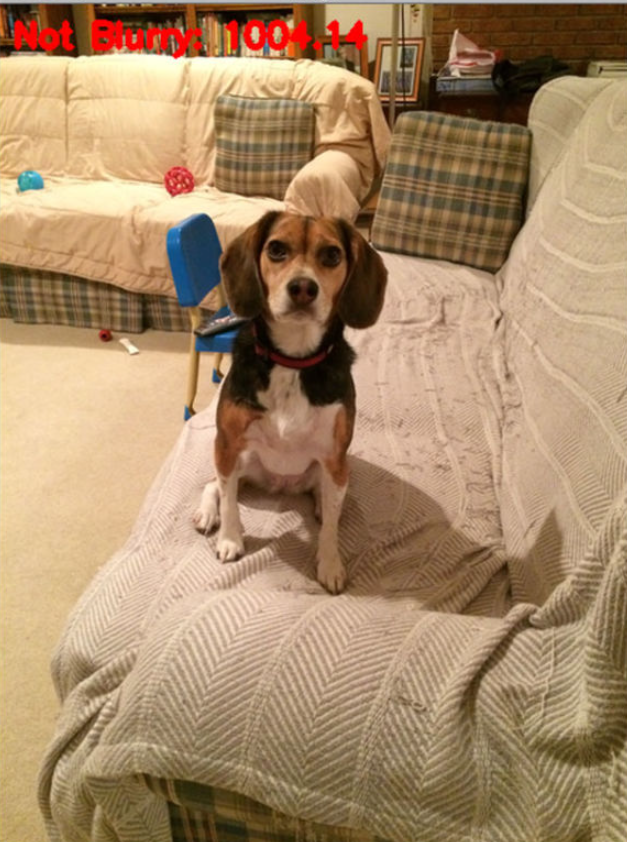
#> input picture lang/programming/python/opencv/模糊检测/normal.png, 627 x 842 px; its folder holds only this picture in this run
$ python detect_blur.py   (older library calls are emulated)
#> lines starting #> are read from the running program, lines starting #| are printed output that depends on the picture; after the words box and inside, x2 and y2 are one past the last pixel; in counts of white or black regions, pixels touching at a corner belong together
# detect_blur.py
# https://yanshilin.xyz/%e4%bd%bf%e7%94%a8opencv%e5%af%b9%e6%89%8b%e6%9c%ba%e4%b8%ad%e7%85%a7%e7%89%87%e8%bf%9b%e8%a1%8c%e6%a8%a1%e7%b3%8a%e6%a3%80%e6%b5%8b/
# import the necessary packages
from imutils import paths
import argparse
import cv2
import numpy as np

def variance_of_laplacian(image):
  # compute the Laplacian of the image and then return the focus
  # measure, which is simply the variance of the Laplacian
  return cv2.Laplacian(image, cv2.CV_64F).var()

# construct the argument parse and parse the arguments
ap = argparse.ArgumentParser()
ap.add_argument("-i", "--images", required=False, default=r"D:\GitHub\doc\lang\programming\python\opencv\模糊检测",
  help="path to input directory of images")
ap.add_argument("-t", "--threshold", type=float, default=100.0,
  help="focus measures that fall below this value will be considered 'blurry'")

args = vars(ap.parse_args())


# loop over the input images
for imagePath in paths.list_images(args["images"]):
  # load the image, convert it to grayscale, and compute the
  # focus measure of the image using the Variance of Laplacian
  # method

  """
  虽然python 3 使用统一编码解决了中文字符串的问题, 但在使用opencv中imread函数读取中文路径图像文件时仍会报错
  此时可借助于numpy 先将文件数据读取出来, 然后使用opencv中imdecode函数将其解码成图像数据。此方法对python 2 和3均使用。
  """
  image = cv2.imdecode(np.fromfile(imagePath, dtype=np.uint8), -1)
#> image is the input picture: shape (842, 627, 4); mean B, G, R, A 104.9, 138, 168.1, 255

  # image = cv2.imread(imagePath)
  gray = cv2.cvtColor(image, cv2.COLOR_BGR2GRAY)
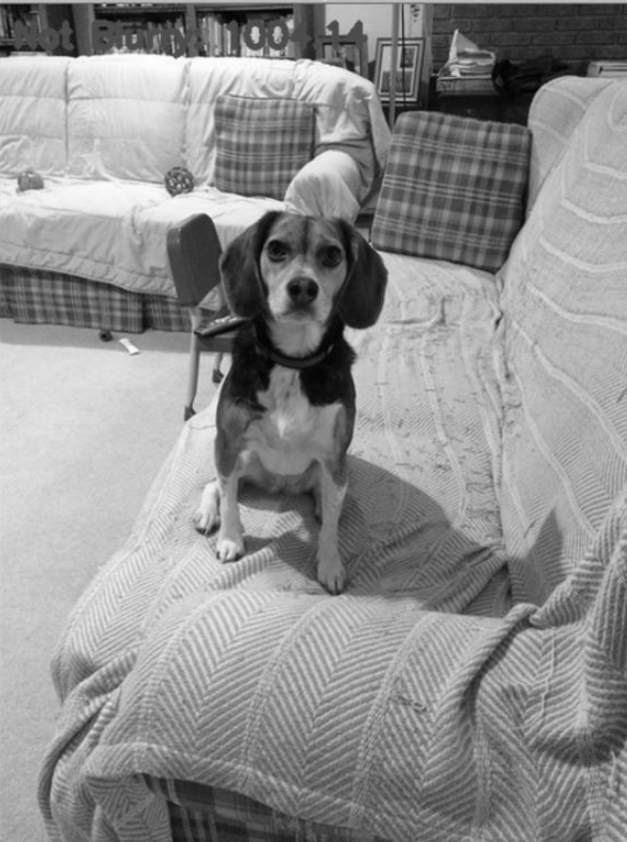
#> gray: shape (842, 627); min 2, max 253, mean 143.2
  fm = variance_of_laplacian(gray)
#> fm = 122.4
  text = "Not Blurry"
  # if the focus measure is less than the supplied threshold,
  # then the image should be considered "blurry"
  if fm < args["threshold"]:
    text = "Blurry"
  # show the image
  cv2.putText(image, "{}: {:.2f}".format(text, fm), (10, 30),
    cv2.FONT_HERSHEY_SIMPLEX, 0.8, (0, 0, 255), 3)
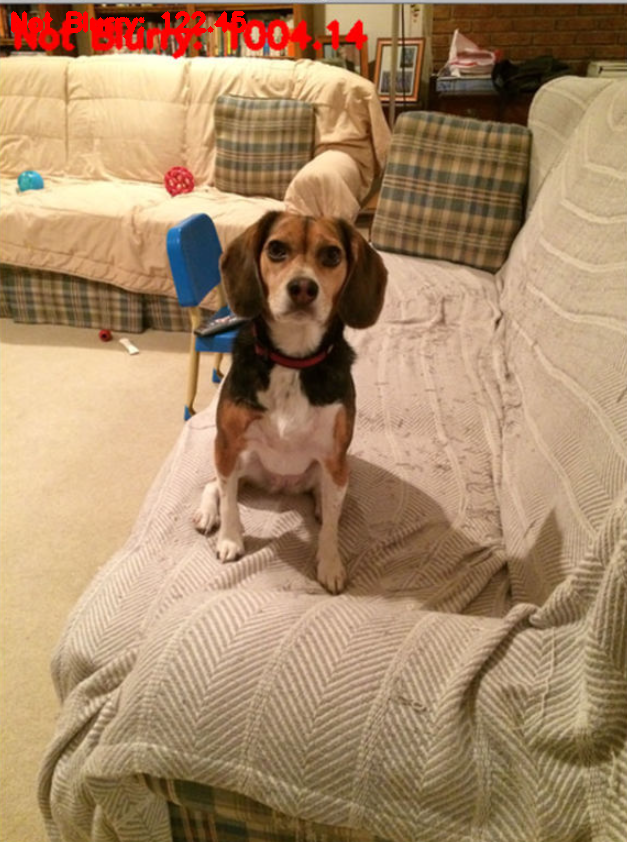
#> image: shape (842, 627, 4); 0.47% of pixels changed, all inside (x1, y1, x2, y2) = (11, 11, 247, 39)
  cv2.imshow("Image", image)
  key = cv2.waitKey(0)
#> (key Esc is pressed here)
